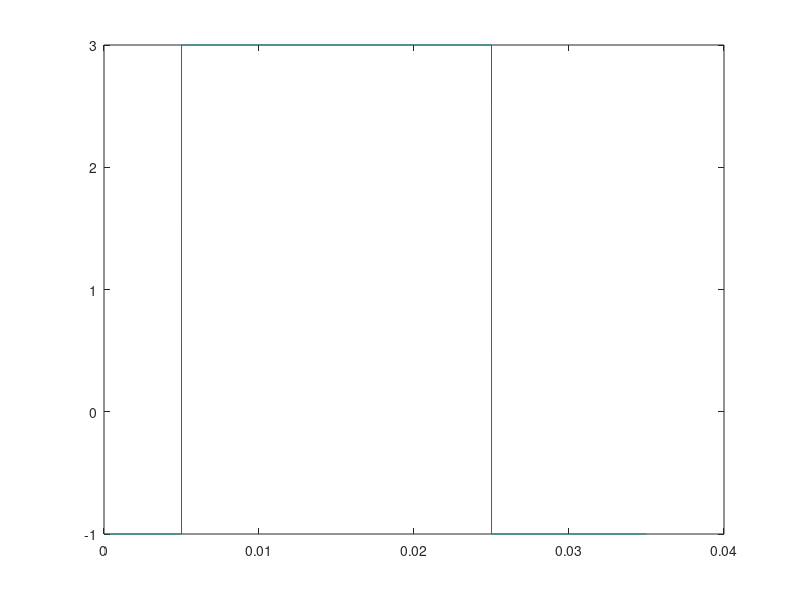

This chart was generated by the following MATLAB code: (Note: this script raises an error after producing the figure.)
clear;
close all;
clc;

c1 = 5e-3;
c2 = 25e-3;
c3 = 35e-3;

t1 = 0:1e-6:c1;
t2 = c1+1e-6:1e-6:c2;
t3 = c2+1e-6:1e-6:c3;

time = [t1 t2 t3];

v1 = t1.*0 + -1;
v2 = t2.*0 + 3;
v3 = t3.*0 + -1;

va = [v1 v2 v3];

plot(time,va)

param = [15 1.5 15e-3 4];

for j = 10e-3
    param = [150 0.45 j 5];
    [v,i,x]=vvteam(time,va,0,param,7);
    
    figure(1)
    subplot(3,1,1);
    plot(time,v); 
    xlabel("Applied Voltage",LineWidth=5); hold on
    subplot(3,1,2);
    plot(time,i); 
    xlabel("Current",LineWidth=5); hold on
    subplot(3,1,3); 
    plot(time,x);
    xlabel("State Variable",LineWidth=5); hold on;
end
